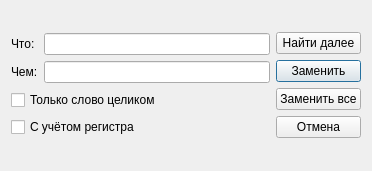
<?xml version="1.0" encoding="UTF-8"?>
<ui version="4.0">
 <class>FindReplaceDialog</class>
 <widget class="QDialog" name="FindReplaceDialog">
  <property name="geometry">
   <rect>
    <x>0</x>
    <y>0</y>
    <width>372</width>
    <height>171</height>
   </rect>
  </property>
  <property name="windowTitle">
   <string>Найти</string>
  </property>
  <layout class="QGridLayout" name="gridLayout_3">
   <item row="0" column="0">
    <layout class="QGridLayout" name="gridLayout">
     <item row="0" column="0">
      <layout class="QVBoxLayout" name="verticalLayout_3">
       <item>
        <widget class="QLabel" name="label">
         <property name="text">
          <string>Что:</string>
         </property>
        </widget>
       </item>
       <item>
        <widget class="QLabel" name="label_2">
         <property name="text">
          <string>Чем:</string>
         </property>
        </widget>
       </item>
      </layout>
     </item>
     <item row="0" column="1">
      <layout class="QVBoxLayout" name="verticalLayout_2">
       <item>
        <widget class="QLineEdit" name="whatLineEdit"/>
       </item>
       <item>
        <widget class="QLineEdit" name="byWhatLineEdit"/>
       </item>
      </layout>
     </item>
     <item row="1" column="0" colspan="2">
      <widget class="QCheckBox" name="wholeWord">
       <property name="text">
        <string>Только слово целиком</string>
       </property>
      </widget>
     </item>
     <item row="2" column="0" colspan="2">
      <widget class="QCheckBox" name="matchCase">
       <property name="text">
        <string>С учётом регистра</string>
       </property>
      </widget>
     </item>
    </layout>
   </item>
   <item row="0" column="1">
    <layout class="QGridLayout" name="gridLayout_2">
     <item row="1" column="0">
      <widget class="QPushButton" name="replaceButton">
       <property name="text">
        <string>Заменить</string>
       </property>
      </widget>
     </item>
     <item row="0" column="0">
      <widget class="QPushButton" name="findButton">
       <property name="text">
        <string>Найти далее</string>
       </property>
      </widget>
     </item>
     <item row="2" column="0">
      <widget class="QPushButton" name="replaceAllButton">
       <property name="text">
        <string>Заменить все</string>
       </property>
      </widget>
     </item>
     <item row="3" column="0">
      <widget class="QPushButton" name="cancelButton">
       <property name="text">
        <string>Отмена</string>
       </property>
      </widget>
     </item>
    </layout>
   </item>
  </layout>
 </widget>
 <resources/>
 <connections>
  <connection>
   <sender>cancelButton</sender>
   <signal>clicked()</signal>
   <receiver>FindReplaceDialog</receiver>
   <slot>reject()</slot>
   <hints>
    <hint type="sourcelabel">
     <x>323</x>
     <y>140</y>
    </hint>
    <hint type="destinationlabel">
     <x>185</x>
     <y>85</y>
    </hint>
   </hints>
  </connection>
 </connections>
</ui>
